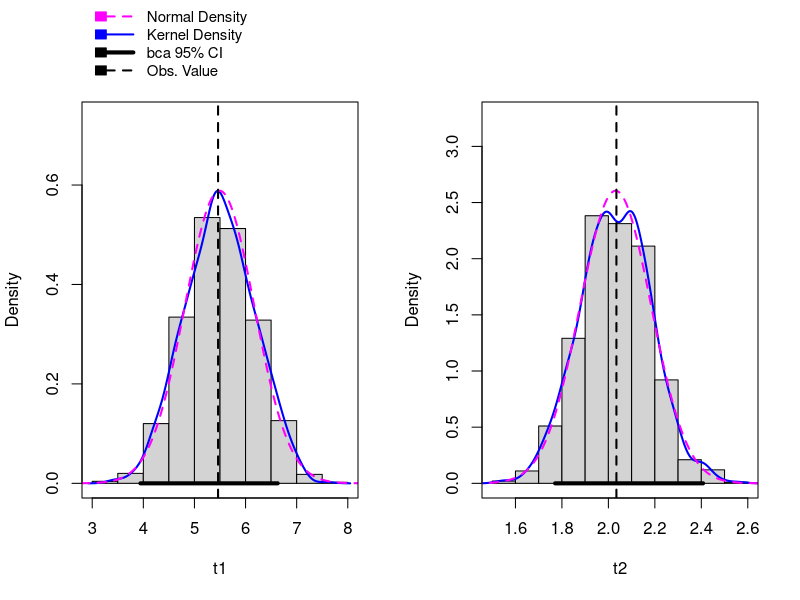
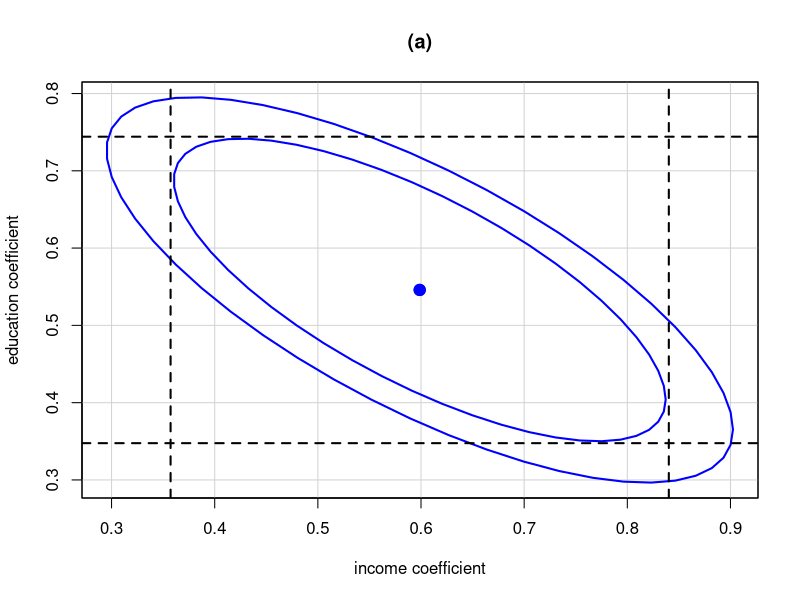
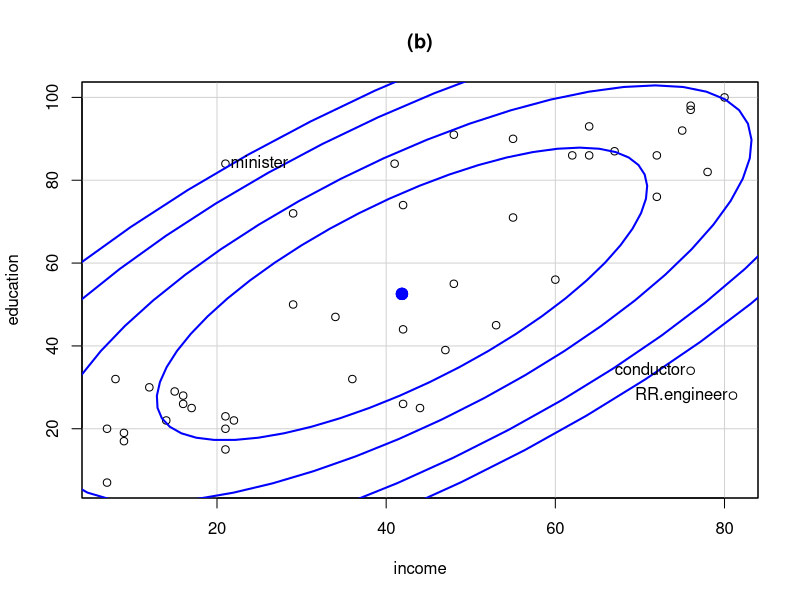
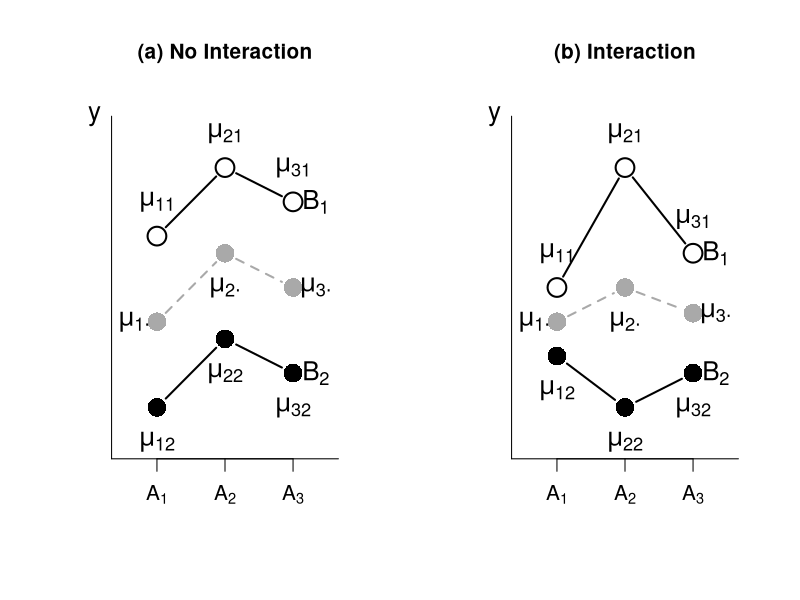

Reproduce these figures in R, in order.
##-----------------------------------------------------##
##  An R Companion to Applied Regression, 3rd Edition  ##
##      J. Fox and S. Weisberg, Sage Publications      ##
##               Script for Chapter 5                  ##
##-----------------------------------------------------##

library("car")
summary(Transact)

S(trans.1 <- lm(time ~ t1 + t2, Transact), brief=TRUE)

coef(trans.1)

(V <- vcov(trans.1))

sqrt(diag(V))

round(cov2cor(V), 3)

round(with(Transact, cor(t1, t2)), 3)

hccm(trans.1)

S(trans.1, vcov.=hccm)

args(Boot)

set.seed(23435) # for reproducibility
betahat.boot <- Boot(trans.1)

set.seed(12345)

brief(betahat.boot$t)

hist(betahat.boot, parm=c("t1", "t2"))

summary(betahat.boot)

S(trans.1, vcov.=vcov(betahat.boot))

davis.mod <- lm(weight ~ repwt, data=Davis, subset=-12)
brief(davis.mod)

deltaMethod(davis.mod, "(Intercept)/(1 - repwt)")

deltaMethod(trans.1, "t1/t2")

boots <- cbind(betahat.boot$t, 
    "t1/t2"= betahat.boot$t[, "t1"]/betahat.boot$t[, "t2"])
nrow(boots)
head(boots)
sd(boots[, "t1/t2"]) # boostrap SE

deltaMethod(trans.1, "t1/t2", vcov.=hccm)

deltaMethod(trans.1, "t1 + t2")

Confint(trans.1, vcov.=hccm)
confint(trans.1)

Confint(trans.1, vcov.=vcov(betahat.boot))

duncan.mod <- lm(prestige ~ income + education, data=Duncan)
(ci <- Confint(duncan.mod))

confidenceEllipse(duncan.mod, levels=c(0.85, 0.95), main="(a)")
abline(v=ci[2, 2:3], lty=2, lwd=2) # marginal CI for education
abline(h=ci[3, 2:3], lty=2, lwd=2) # marginal CI for income

with(Duncan, 
     dataEllipse(income, education, levels=c(0.5, 0.75, 0.9, 0.95), 
        id=list(method="mahal", n=3, labels=rownames(Duncan)),
        main="(b)")
     )

tval <- (coef(davis.mod)[2] - 1)/sqrt(vcov(davis.mod)[2, 2])
pval <- 2*pt(abs(tval), df.residual(davis.mod), lower.tail=FALSE)
c(t=tval, p=pval)

prestige.mod.1 <- lm(prestige ~ education + log2(income) + type,
    data=na.omit(Prestige)) # full model
prestige.mod.0 <- update(prestige.mod.1, . ~ 1) # intercept only
anova(prestige.mod.0, prestige.mod.1) # compare models

prestige.mod.0inc <- update(prestige.mod.1, . ~ . - log2(income))
anova(prestige.mod.0inc, prestige.mod.1) # compare models

anova(prestige.mod.1)

Anova(prestige.mod.1)

prestige.mod.3 <- update(prestige.mod.1,
    . ~ . + log2(income):type + education:type)
Anova(prestige.mod.3)

Anova(trans.1, vcov.=hccm)

save.par <- par(mfrow=c(1, 2), cex.axis=1, cex=1.25, cex.lab=1, cex.main=1)

plot(c(0,1), c(0,1), type="n", axes=FALSE, xlab="", ylab="", 
     main="(a) No Interaction")
lines(c(0,0), c(0,1))
lines(c(0,1), c(0,0))
axis(1, at=c(0.2, 0.5, 0.8), pos=0, labels=c(expression(A[1]), expression(A[2]), expression(A[3]))) 
lines(c(0.2, 0.5, 0.8), c(0.65, 0.85, 0.75), pch=1, cex=2, type="b", lwd=2)
lines(c(0.2, 0.5, 0.8), c(0.15, 0.35, 0.25), pch=16, cex=2, type="b", lwd=2)
lines(c(0.2, 0.5, 0.8), c(0.4, 0.6, 0.5), pch=16, cex=2, type="b", col="darkgray", lty=2, lwd=2)
text(x=c(-0.075, 0.9, 0.9,  0.2, 0.5, 0.8,  0.2, 0.5, 0.8, c(0.2 - 0.10, 0.5, 0.8 + 0.10)), 
     y=c(1, 0.75, 0.25, c(0.65, 0.85, 0.75) + 0.10, c(0.15, 0.35, 0.25) - 0.10, c(0.4, 0.6 - 0.10, 0.5)), 
     c(expression(y),
       expression(B[1]), expression(B[2]),
       expression(mu[11]), expression(mu[21]), expression(mu[31]), 
       expression(mu[12]), expression(mu[22]), expression(mu[32]),
       expression(mu["1" %.% ""]), expression(mu["2" %.% ""]), expression(mu["3" %.% ""])), xpd=TRUE, cex=1.25)

plot(c(0,1), c(0,1), type="n", axes=FALSE, xlab="", ylab="", 
     main="(b) Interaction")
lines(c(0,0), c(0,1))
lines(c(0,1), c(0,0))
axis(1, at=c(0.2, 0.5, 0.8), pos=0, labels=c(expression(A[1]), expression(A[2]), expression(A[3]))) 
lines(c(0.2, 0.5, 0.8), c(0.5, 0.85, 0.6), pch=1, cex=2, type="b", lwd=2)
lines(c(0.2, 0.5, 0.8), c(0.3, 0.15, 0.25), pch=16, cex=2, type="b", lwd=2)
lines(c(0.2, 0.5, 0.8), c(0.4, 0.5, 0.425), pch=16, cex=2, type="b", col="darkgray", lty=2, lwd=2)
text(x=c(-0.075, 0.9, 0.9,  0.2, 0.5, 0.8,  0.2, 0.5, 0.8,  c(0.2 - 0.10, 0.5, 0.8 + 0.10)), 
     y=c(1, 0.6, 0.25, c(0.5, 0.85, 0.6) + 0.10, c(0.3, 0.15, 0.25) - 0.10, c(0.4, 0.5 - 0.10, 0.425)),
     c(expression(y),
       expression(B[1]), expression(B[2]),
       expression(mu[11]), expression(mu[21]), expression(mu[31]), 
       expression(mu[12]), expression(mu[22]), expression(mu[32]),
       expression(mu["1" %.% ""]), expression(mu["2" %.% ""]), expression(mu["3" %.% ""])), xpd=TRUE, cex=1.25)
par(save.par)

GSS16 <- na.omit(subset(GSSvocab, year=="2016", 
    select=c("vocab", "ageGroup", "nativeBorn")))
mod.vocab <- lm(vocab ~ nativeBorn*ageGroup, data=GSS16)
Anova(mod.vocab)

contrasts(GSS16$ageGroup) <-
      contrasts(GSS16$nativeBorn) <- "contr.sum"
contrasts(GSS16$ageGroup)
contrasts(GSS16$nativeBorn)
mod.vocab.3 <- update(mod.vocab)
Anova(mod.vocab.3, type="III")

brief(trans.1)
linearHypothesis(trans.1, c(0, 1, -1))

linearHypothesis(trans.1, c(0, 1, -1), vcov=hccm)

diag(2)  # order-2 identity matrix
linearHypothesis(davis.mod, diag(2), c(0, 1))
